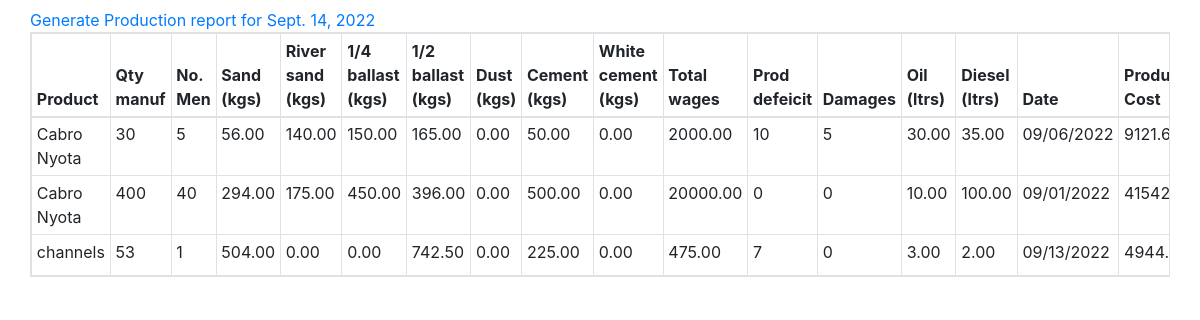
Before: /production/report/ with the older database file.
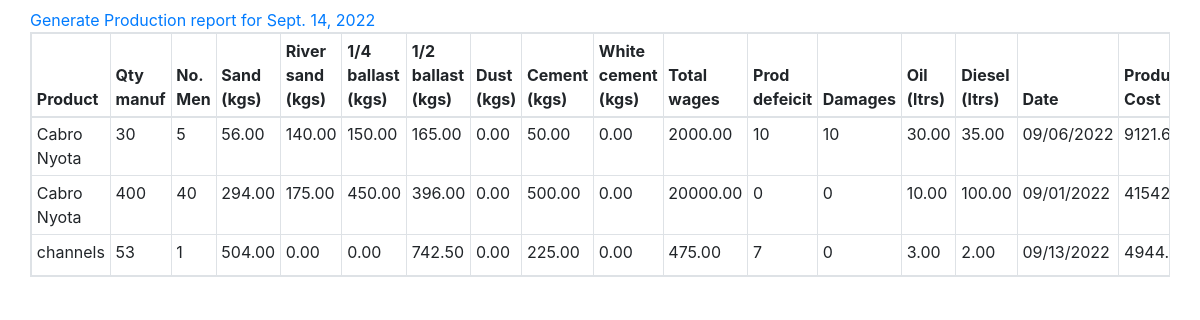
After: the same page with the newer database file.
### production/models.py (models this page shows, shortened)
class Production(models.Model):
    product = models.ForeignKey(Product, on_delete=models.CASCADE, null=True)
    target_production = models.IntegerField(null=True)
    actual_production = models.IntegerField(null=True)
    number_of_labourers = models.IntegerField(null=True)
    wage_per_labourer = models.DecimalField(max_digits=20,decimal_places=2, null=True)
    oil_used_in_litres = models.DecimalField(max_digits=20,decimal_places=2, null=True)
    fuel_used_in_litres = models.DecimalField(max_digits=20,decimal_places=2, null=True)
    cement_bags_used = models.DecimalField(max_digits=20,decimal_places=2, null=True)
    white_cement_bags_used = models.DecimalField(max_digits=20,decimal_places=2, null=True)
    sand_buckets_used = models.DecimalField(max_digits=20,decimal_places=2, null=True)
    river_sand_buckets_used = models.DecimalField(max_digits=20,decimal_places=2, null=True)
    quarter_ballast_buckets_used = models.DecimalField(max_digits=20,decimal_places=2, null=True)
    half_ballast_buckets_used = models.DecimalField(max_digits=20,decimal_places=2, null=True)
    dust_buckets_used = models.DecimalField(max_digits=20,decimal_places=2, null=True)
    damages = models.IntegerField(null=True)
    date = models.DateField(null=True)
    @property
    def sand_kgs(self):
        sand_kgs = self.sand_buckets_used * 28
        return sand_kgs
    @property
    def river_sand_kgs(self):
        river_sand_kgs = self.river_sand_buckets_used * 35
        return river_sand_kgs
    @property
    def quarter_ballast_kgs(self):
        quarter_ballast_kgs = self.quarter_ballast_buckets_used * 30
        return quarter_ballast_kgs
    @property
    def half_ballast_kgs(self):
        half_ballast_kgs = self.half_ballast_buckets_used * 33
        return half_ballast_kgs
    @property
    def dust_kgs(self):
        dust_kgs = self.dust_buckets_used * 40
        return dust_kgs
    @property
    def cement_kgs(self):
        cement_kgs = self.cement_bags_used * 50
        return cement_kgs
    @property
    def white_cement_kgs(self):
        white_cement_kgs = self.white_cement_bags_used * 50
        return white_cement_kgs
    @property
    def total_wages(self):
        total_wages = self.number_of_labourers * self.wage_per_labourer
        return total_wages
    @property
    def production_defeicit(self):
        production_defeicit=0
        if self.target_production > self.actual_production:
            production_defeicit = self.target_production - self.actual_production
        return production_defeicit
    @property
    def oil_cost(self):
        oil_cost = self.oil_used_in_litres * oil_price
        return oil_cost
    @property
    def cement_cost(self):
        cement_cost = self.cement_kgs * cement_price_per_kg
        return cement_cost
    @property
    def white_cement_cost(self):
        white_cement_cost = self.white_cement_kgs * white_cement_price_per_kg
        return white_cement_cost
    @property
    def sand_cost(self):
        sand_cost = self.sand_kgs * sand_price_per_kg
        return sand_cost
    @property
    def river_sand_cost(self):
        river_sand_cost = self.river_sand_kgs * river_sand_price_per_kg
        return river_sand_cost
    @property
    def quarter_ballast_cost(self):
        quarter_ballast_cost = self.quarter_ballast_kgs * quarter_ballast_price_per_kg
        return quarter_ballast_cost
    @property
    def half_ballast_cost(self):
        half_ballast_cost = self.half_ballast_kgs * half_ballast_price_per_kg
        return half_ballast_cost
    @property
    def dust_cost(self):
        dust_cost = self.dust_kgs * dust_price_per_kg
        return dust_cost
    @property
    def diesel_cost(self):
        diesel_cost = self.fuel_used_in_litres * diesel_price
        return diesel_cost
    @property
    def production_cost(self):
        production_cost = self.total_wages + self.oil_cost + self.cement_cost + self.white_cement_cost + self.sand_cost + self.river_sand_cost + self.quarter_ballast_cost + self.half_ballast_cost + self.dust_cost + self.diesel_cost
        return production_cost

class Product(models.Model):
    name = models.CharField(max_length=400,null=True)
    description = models.TextField(null=True)

### production/views.py (the view)
# urls.py: path('report/', production_report, name='production_report'),
def production_report(request):
    productions = Production.objects.all()
    context = {
        'productions':productions
    }
    return render(request, 'production_report.html', context)

### templates/production_report.html (shortened to what this page needs)
{% load crispy_forms_tags %}
<!DOCTYPE html>
<html lang="en">
<head>
    <link
    href="https://cdnjs.cloudflare.com/ajax/libs/font-awesome/6.0.0/css/all.min.css"
    rel="stylesheet"
    />
    <link rel="stylesheet" href="https://cdn.jsdelivr.net/npm/bootstrap@4.1.3/dist/css/bootstrap.min.css">
</head>
<body>
    <div class="container mt-2 mb-2">
        <div class="row mt-2 mb-2">
            {% if productions %}
                <a href="{% url 'export_production_xls' %}">Generate Production report for {% now 'DATE_FORMAT' %}
                </a>
                <table class="table table-responsive table-sm table-bordered">
                    <thead>
                      <tr>
                        <th scope="col">Product</th>
                        <th scope="col">Qty manuf</th>
                        <th scope="col">No. Men</th>
                        <th scope="col">Sand (kgs)</th>
                        <th scope="col">River sand (kgs)</th>
                        <th scope="col">1/4 ballast (kgs)</th>
                        <th scope="col">1/2 ballast (kgs)</th>
                        <th scope="col">Dust (kgs)</th>
                        <th scope="col">Cement (kgs)</th>
                        <th scope="col">White cement (kgs)</th>
                        <th scope="col">Total wages</th>
                        <th scope="col">Prod defeicit</th>
                        <th scope="col">Damages</th>
                        <th scope="col">Oil (ltrs)</th>
                        <th scope="col">Diesel (ltrs)</th>
                        <th scope="col">Date</th>
                        <th scope="col">Production Cost</th>
                      </tr>
                    </thead>
                    <tbody>
                        {% for production in productions %}
                      <tr>
                        <td>{{production.product.name}}</td>
                        <td>{{production.actual_production}}</td>
                        <td>{{production.number_of_labourers}}</td>
                        <td>{{production.sand_kgs}}</td>
                        <td>{{production.river_sand_kgs}}</td>
                        <td>{{production.quarter_ballast_kgs}}</td>
                        <td>{{production.half_ballast_kgs}}</td>
                        <td>{{production.dust_kgs}}</td>
                        <td>{{production.cement_kgs}}</td>
                        <td>{{production.white_cement_kgs}}</td>
                        <td>{{production.total_wages}}</td>
                        <td>{{production.production_defeicit}}</td>
                        <td>{{production.damages}}</td>
                        <td>{{production.oil_used_in_litres}}</td>
                        <td>{{production.fuel_used_in_litres}}</td>
                        <td>{{production.date|date:"SHORT_DATE_FORMAT"}}</td>
                        <td>{{production.production_cost|floatformat:2}}</td>
                      </tr>
                      {% endfor %}
                    </tbody>
                  </table>
            {% endif %}
        </div>
    </div>
</body>
</html>

Changed rows visible on the page:
changed Production (number 1 of 3 on the later page): damages "5" → "10"
